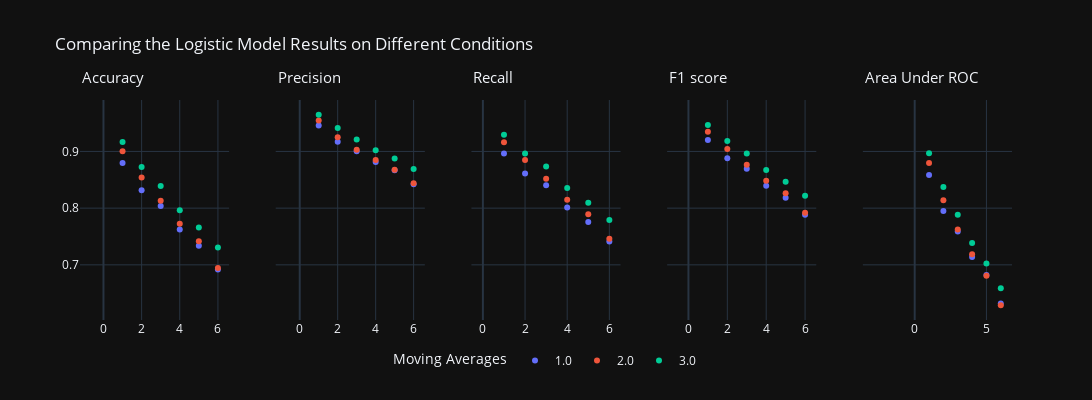
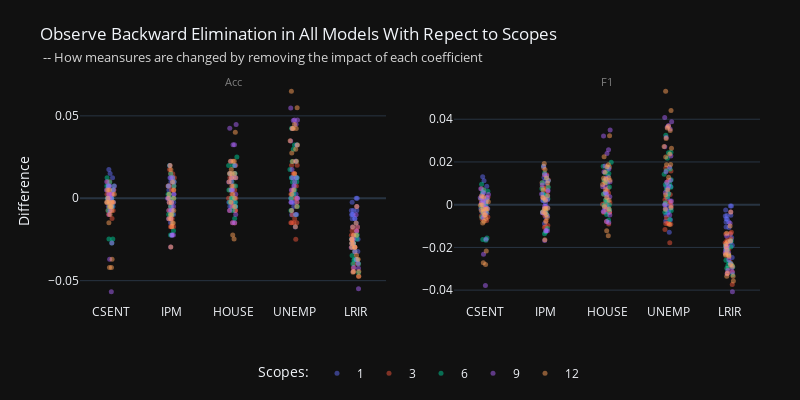
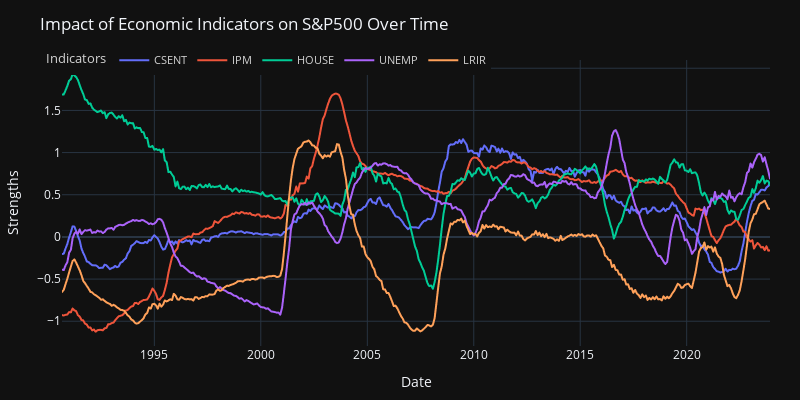

The notebook cell saved with these charts, in order:
### Markdown cell above
#### Logistic Regression

### Code cell
# comparing model performance & backward elimination test
fig2_1, fig2_2, fig2_3 = PA.model_learning(model='LogR', scopes=[1,3,6,9,12])

horizon_plots(fig2_1, 'Logistic Model', shared_yaxes=True).show()
fig2_2.show()
fig2_3.show()

### Figure 1 — Plotly figure (JSON) as saved in the notebook; plotly's stock layout.template omitted (floating-point values rounded to 4 significant figures)
{"data": [{"hovertemplate": "MA=1.0<br>FP=%{x}<br>ACC=%{y}<extra></extra>", "legendgroup": "1.0", "marker": {"color": "#636efa", "symbol": "circle"}, "mode": "markers", "name": "1.0", "orientation": "v", "showlegend": true, "type": "scatter", "x": [1, 2, 3, 4, 5, 6], "xaxis": "x", "y": [0.8795, 0.8317, 0.804, 0.7622, 0.7337, 0.692], "yaxis": "y"}, {"hovertemplate": "MA=2.0<br>FP=%{x}<br>ACC=%{y}<extra></extra>", "legendgroup": "2.0", "marker": {"color": "#EF553B", "symbol": "circle"}, "mode": "markers", "name": "2.0", "orientation": "v", "showlegend": true, "type": "scatter", "x": [1, 2, 3, 4, 5, 6], "xaxis": "x", "y": [0.9002, 0.854, 0.8129, 0.7726, 0.7416, 0.6945], "yaxis": "y"}, {"hovertemplate": "MA=3.0<br>FP=%{x}<br>ACC=%{y}<extra></extra>", "legendgroup": "3.0", "marker": {"color": "#00cc96", "symbol": "circle"}, "mode": "markers", "name": "3.0", "orientation": "v", "showlegend": true, "type": "scatter", "x": [1, 2, 3, 4, 5, 6], "xaxis": "x", "y": [0.9165, 0.8728, 0.8392, 0.7965, 0.7661, 0.7305], "yaxis": "y"}, {"hovertemplate": "MA=1.0<br>FP=%{x}<br>PRE=%{y}<extra></extra>", "legendgroup": "1.0", "marker": {"color": "#636efa", "symbol": "circle"}, "mode": "markers", "name": "1.0", "orientation": "v", "showlegend": false, "type": "scatter", "x": [1, 2, 3, 4, 5, 6], "xaxis": "x2", "y": [0.9457, 0.9172, 0.9005, 0.8813, 0.8667, 0.8422], "yaxis": "y2"}, {"hovertemplate": "MA=2.0<br>FP=%{x}<br>PRE=%{y}<extra></extra>", "legendgroup": "2.0", "marker": {"color": "#EF553B", "symbol": "circle"}, "mode": "markers", "name": "2.0", "orientation": "v", "showlegend": false, "type": "scatter", "x": [1, 2, 3, 4, 5, 6], "xaxis": "x2", "y": [0.9546, 0.9251, 0.9029, 0.8849, 0.8676, 0.8438], "yaxis": "y2"}, {"hovertemplate": "MA=3.0<br>FP=%{x}<br>PRE=%{y}<extra></extra>", "legendgroup": "3.0", "marker": {"color": "#00cc96", "symbol": "circle"}, "mode": "markers", "name": "3.0", "orientation": "v", "showlegend": false, "type": "scatter", "x": [1, 2, 3, 4, 5, 6], "xaxis": "x2", "y": [0.9647, 0.9413, 0.9212, 0.9022, 0.8874, 0.869], "yaxis": "y2"}, {"hovertemplate": "MA=1.0<br>FP=%{x}<br>REC=%{y}<extra></extra>", "legendgroup": "1.0", "marker": {"color": "#636efa", "symbol": "circle"}, "mode": "markers", "name": "1.0", "orientation": "v", "showlegend": false, "type": "scatter", "x": [1, 2, 3, 4, 5, 6], "xaxis": "x3", "y": [0.8965, 0.8611, 0.8403, 0.8013, 0.7756, 0.7413], "yaxis": "y3"}, {"hovertemplate": "MA=2.0<br>FP=%{x}<br>REC=%{y}<extra></extra>", "legendgroup": "2.0", "marker": {"color": "#EF553B", "symbol": "circle"}, "mode": "markers", "name": "2.0", "orientation": "v", "showlegend": false, "type": "scatter", "x": [1, 2, 3, 4, 5, 6], "xaxis": "x3", "y": [0.9161, 0.8848, 0.8521, 0.8146, 0.7891, 0.7462], "yaxis": "y3"}, {"hovertemplate": "MA=3.0<br>FP=%{x}<br>REC=%{y}<extra></extra>", "legendgroup": "3.0", "marker": {"color": "#00cc96", "symbol": "circle"}, "mode": "markers", "name": "3.0", "orientation": "v", "showlegend": false, "type": "scatter", "x": [1, 2, 3, 4, 5, 6], "xaxis": "x3", "y": [0.9296, 0.8966, 0.8733, 0.8355, 0.8094, 0.7793], "yaxis": "y3"}, {"hovertemplate": "MA=1.0<br>FP=%{x}<br>F1=%{y}<extra></extra>", "legendgroup": "1.0", "marker": {"color": "#636efa", "symbol": "circle"}, "mode": "markers", "name": "1.0", "orientation": "v", "showlegend": false, "type": "scatter", "x": [1, 2, 3, 4, 5, 6], "xaxis": "x4", "y": [0.9203, 0.8882, 0.8693, 0.8393, 0.8185, 0.7884], "yaxis": "y4"}, {"hovertemplate": "MA=2.0<br>FP=%{x}<br>F1=%{y}<extra></extra>", "legendgroup": "2.0", "marker": {"color": "#EF553B", "symbol": "circle"}, "mode": "markers", "name": "2.0", "orientation": "v", "showlegend": false, "type": "scatter", "x": [1, 2, 3, 4, 5, 6], "xaxis": "x4", "y": [0.9349, 0.9045, 0.8767, 0.8482, 0.8265, 0.7919], "yaxis": "y4"}, {"hovertemplate": "MA=3.0<br>FP=%{x}<br>F1=%{y}<extra></extra>", "legendgroup": "3.0", "marker": {"color": "#00cc96", "symbol": "circle"}, "mode": "markers", "name": "3.0", "orientation": "v", "showlegend": false, "type": "scatter", "x": [1, 2, 3, 4, 5, 6], "xaxis": "x4", "y": [0.9468, 0.9184, 0.8966, 0.8675, 0.8465, 0.8217], "yaxis": "y4"}, {"hovertemplate": "MA=1.0<br>FP=%{x}<br>AUC=%{y}<extra></extra>", "legendgroup": "1.0", "marker": {"color": "#636efa", "symbol": "circle"}, "mode": "markers", "name": "1.0", "orientation": "v", "showlegend": false, "type": "scatter", "x": [1, 2, 3, 4, 5, 6], "xaxis": "x5", "y": [0.8583, 0.795, 0.759, 0.714, 0.6822, 0.6318], "yaxis": "y5"}, {"hovertemplate": "MA=2.0<br>FP=%{x}<br>AUC=%{y}<extra></extra>", "legendgroup": "2.0", "marker": {"color": "#EF553B", "symbol": "circle"}, "mode": "markers", "name": "2.0", "orientation": "v", "showlegend": false, "type": "scatter", "x": [1, 2, 3, 4, 5, 6], "xaxis": "x5", "y": [0.8796, 0.814, 0.7624, 0.7187, 0.6809, 0.6288], "yaxis": "y5"}, {"hovertemplate": "MA=3.0<br>FP=%{x}<br>AUC=%{y}<extra></extra>", "legendgroup": "3.0", "marker": {"color": "#00cc96", "symbol": "circle"}, "mode": "markers", "name": "3.0", "orientation": "v", "showlegend": false, "type": "scatter", "x": [1, 2, 3, 4, 5, 6], "xaxis": "x5", "y": [0.8969, 0.8372, 0.7885, 0.7387, 0.7022, 0.6588], "yaxis": "y5"}], "layout": {"annotations": [{"font": {"size": 15}, "showarrow": false, "text": "Accuracy", "x": 0.5, "xanchor": "center", "xref": "x", "y": 1.05, "yanchor": "bottom", "yref": "paper"}, {"font": {"size": 15}, "showarrow": false, "text": "Precision", "x": 0.5, "xanchor": "center", "xref": "x2", "y": 1.05, "yanchor": "bottom", "yref": "paper"}, {"font": {"size": 15}, "showarrow": false, "text": "Recall", "x": 0.5, "xanchor": "center", "xref": "x3", "y": 1.05, "yanchor": "bottom", "yref": "paper"}, {"font": {"size": 15}, "showarrow": false, "text": "F1 score", "x": 0.5, "xanchor": "center", "xref": "x4", "y": 1.05, "yanchor": "bottom", "yref": "paper"}, {"font": {"size": 15}, "showarrow": false, "text": "Area Under ROC", "x": 0.5, "xanchor": "center", "xref": "x5", "y": 1.05, "yanchor": "bottom", "yref": "paper"}], "height": 400, "legend": {"orientation": "h", "title": {"text": "Moving Averages"}, "x": 0.5, "xanchor": "center", "y": -0.25, "yanchor": "bottom"}, "title": {"text": "Comparing the Logistic Model Results on Different Conditions"}, "width": 1550, "xaxis": {"anchor": "y", "domain": [0, 0.16]}, "xaxis2": {"anchor": "y2", "domain": [0.21, 0.37]}, "xaxis3": {"anchor": "y3", "domain": [0.42, 0.58]}, "xaxis4": {"anchor": "y4", "domain": [0.63, 0.79]}, "xaxis5": {"anchor": "y5", "domain": [0.84, 1]}, "yaxis": {"anchor": "x", "domain": [0, 1]}, "yaxis2": {"anchor": "x2", "domain": [0, 1], "matches": "y", "showticklabels": false}, "yaxis3": {"anchor": "x3", "domain": [0, 1], "matches": "y", "showticklabels": false}, "yaxis4": {"anchor": "x4", "domain": [0, 1], "matches": "y", "showticklabels": false}, "yaxis5": {"anchor": "x5", "domain": [0, 1], "matches": "y", "showticklabels": false}}}

### Figure 2 — Plotly figure (JSON) as saved in the notebook; plotly's stock layout.template omitted (floating-point values rounded to 4 significant figures)
{"data": [{"alignmentgroup": "True", "boxpoints": "all", "fillcolor": "rgba(255,255,255,0)", "hoveron": "points", "hovertemplate": "sc=1<br>theta=%{x}<br>diff=%{y}<extra></extra>", "legendgroup": "1", "line": {"color": "rgba(255,255,255,0)"}, "marker": {"color": "#636efa", "opacity": 0.5, "size": 5}, "name": "1", "offsetgroup": "1", "orientation": "v", "pointpos": 0, "showlegend": true, "type": "box", "x": ["CSENT", "IPM", "HOUSE", "UNEMP", "LRIR", "CSENT", "IPM", "HOUSE", "UNEMP", "LRIR", "CSENT", "IPM", "HOUSE", "UNEMP", "LRIR", "CSENT", "IPM", "HOUSE", "UNEMP", "LRIR", "CSENT", "IPM", "HOUSE", "UNEMP", "LRIR", "CSENT", "IPM", "HOUSE", "UNEMP", "LRIR", "CSENT", "IPM", "HOUSE", "UNEMP", "LRIR", "CSENT", "IPM", "HOUSE", "UNEMP", "LRIR", "CSENT", "IPM", "HOUSE", "UNEMP", "LRIR", "CSENT", "IPM", "HOUSE", "UNEMP", "LRIR", "CSENT", "IPM", "HOUSE", "UNEMP", "LRIR", "CSENT", "IPM", "HOUSE", "UNEMP", "LRIR", "CSENT", "IPM", "HOUSE", "UNEMP", "LRIR", "CSENT", "IPM", "HOUSE", "UNEMP", "LRIR", "CSENT", "IPM", "HOUSE", "UNEMP", "LRIR", "CSENT", "IPM", "HOUSE", "UNEMP", "LRIR", "CSENT", "IPM", "HOUSE", "UNEMP", "LRIR", "CSENT", "IPM", "HOUSE", "UNEMP", "LRIR"], "x0": " ", "xaxis": "x", "y": [0.004938, -0.007407, -0.004938, -0.002469, -0.007407, 0, -0.007426, -0.00495, -0.009901, -0.007426, -0.004963, -0.004963, -0.002481, 0.004963, 0, 0.007463, 0, 0.007463, -0.002488, -0.03234, 0, 0, -0.004988, 0.01247, -0.01247, 0.015, 0.0125, 0.0125, 0.0025, -0.0175, 0.002469, -0.004938, -0.004938, 0, -0.009877, -0.002475, -0.009901, -0.00495, -0.002475, -0.009901, -0.002481, -0.009926, -0.004963, 0.007444, 0, 0.01244, 0.007463, 0, -0.01741, -0.02488, -0.002494, 0.002494, -0.007481, -0.002494, -0.01247, 0.0175, 0.01, 0.015, 0.0125, -0.015, -0.002469, -0.002469, -0.002469, -0.007407, -0.01235, 0.002475, -0.01485, -0.002475, 0, -0.007426, 0, -0.007444, 0, 0.002481, -0.002481, 0.002488, 0.004975, 0.004975, -0.004975, -0.00995, -0.004988, -0.002494, -0.002494, -0.009975, -0.02244, 0.0075, 0.01, 0.0125, 0, -0.0275], "y0": " ", "yaxis": "y"}, {"alignmentgroup": "True", "boxpoints": "all", "fillcolor": "rgba(255,255,255,0)", "hoveron": "points", "hovertemplate": "sc=1<br>theta=%{x}<br>diff=%{y}<extra></extra>", "legendgroup": "1", "line": {"color": "rgba(255,255,255,0)"}, "marker": {"color": "#636efa", "opacity": 0.5, "size": 5}, "name": "1", "offsetgroup": "1", "orientation": "v", "pointpos": 0, "showlegend": false, "type": "box", "x": ["CSENT", "IPM", "HOUSE", "UNEMP", "LRIR", "CSENT", "IPM", "HOUSE", "UNEMP", "LRIR", "CSENT", "IPM", "HOUSE", "UNEMP", "LRIR", "CSENT", "IPM", "HOUSE", "UNEMP", "LRIR", "CSENT", "IPM", "HOUSE", "UNEMP", "LRIR", "CSENT", "IPM", "HOUSE", "UNEMP", "LRIR", "CSENT", "IPM", "HOUSE", "UNEMP", "LRIR", "CSENT", "IPM", "HOUSE", "UNEMP", "LRIR", "CSENT", "IPM", "HOUSE", "UNEMP", "LRIR", "CSENT", "IPM", "HOUSE", "UNEMP", "LRIR", "CSENT", "IPM", "HOUSE", "UNEMP", "LRIR", "CSENT", "IPM", "HOUSE", "UNEMP", "LRIR", "CSENT", "IPM", "HOUSE", "UNEMP", "LRIR", "CSENT", "IPM", "HOUSE", "UNEMP", "LRIR", "CSENT", "IPM", "HOUSE", "UNEMP", "LRIR", "CSENT", "IPM", "HOUSE", "UNEMP", "LRIR", "CSENT", "IPM", "HOUSE", "UNEMP", "LRIR", "CSENT", "IPM", "HOUSE", "UNEMP", "LRIR"], "x0": " ", "xaxis": "x2", "y": [0.003358, -0.004708, -0.00338, -0.001687, -0.005078, 0, -0.004122, -0.003231, -0.007061, -0.005287, -0.003597, -0.001895, -0.001457, 0.002928, -0.0006706, 0.005558, 0.002109, 0.006772, -0.003185, -0.02473, -0.0004794, 0.001886, -0.001404, 0.008558, -0.01064, 0.01124, 0.0127, 0.01044, 0.0001424, -0.01544, 0.001645, -0.003044, -0.003306, 0, -0.006633, -0.001708, -0.005715, -0.002981, -0.001708, -0.006864, -0.001767, -0.005205, -0.002619, 0.005267, -0.0005989, 0.008681, 0.006849, 0.001859, -0.01289, -0.01895, -0.001883, 0.004073, -0.003333, -0.002345, -0.01046, 0.01309, 0.01112, 0.01332, 0.008655, -0.01386, -0.001608, -0.001387, -0.001608, -0.00484, -0.008092, 0.001653, -0.008764, -0.001472, 0.0001807, -0.00499, 0, -0.003543, 0.0002538, 0.001704, -0.002498, 0.001433, 0.004995, 0.004398, -0.003841, -0.00808, -0.004004, 0.0008331, -0.0002821, -0.007651, -0.01732, 0.004665, 0.01005, 0.011, -0.0004752, -0.0226], "y0": " ", "yaxis": "y2"}, {"alignmentgroup": "True", "boxpoints": "all", "fillcolor": "rgba(255,255,255,0)", "hoveron": "points", "hovertemplate": "sc=3<br>theta=%{x}<br>diff=%{y}<extra></extra>", "legendgroup": "3", "line": {"color": "rgba(255,255,255,0)"}, "marker": {"color": "#EF553B", "opacity": 0.5, "size": 5}, "name": "3", "offsetgroup": "3", "orientation": "v", "pointpos": 0, "showlegend": true, "type": "box", "x": ["CSENT", "IPM", "HOUSE", "UNEMP", "LRIR", "CSENT", "IPM", "HOUSE", "UNEMP", "LRIR", "CSENT", "IPM", "HOUSE", "UNEMP", "LRIR", "CSENT", "IPM", "HOUSE", "UNEMP", "LRIR", "CSENT", "IPM", "HOUSE", "UNEMP", "LRIR", "CSENT", "IPM", "HOUSE", "UNEMP", "LRIR", "CSENT", "IPM", "HOUSE", "UNEMP", "LRIR", "CSENT", "IPM", "HOUSE", "UNEMP", "LRIR", "CSENT", "IPM", "HOUSE", "UNEMP", "LRIR", "CSENT", "IPM", "HOUSE", "UNEMP", "LRIR", "CSENT", "IPM", "HOUSE", "UNEMP", "LRIR", "CSENT", "IPM", "HOUSE", "UNEMP", "LRIR", "CSENT", "IPM", "HOUSE", "UNEMP", "LRIR", "CSENT", "IPM", "HOUSE", "UNEMP", "LRIR", "CSENT", "IPM", "HOUSE", "UNEMP", "LRIR", "CSENT", "IPM", "HOUSE", "UNEMP", "LRIR", "CSENT", "IPM", "HOUSE", "UNEMP", "LRIR", "CSENT", "IPM", "HOUSE", "UNEMP", "LRIR"], "x0": " ", "xaxis": "x", "y": [0.002469, -0.01235, 0.002469, 0.004938, -0.01975, 0.002475, -0.01733, 0.007426, -0.01485, -0.02723, -0.002481, 0.01241, -0.01489, -0.02481, -0.0397, 0.00995, 0.01493, -0.004975, -0.01493, -0.0199, 0, 0.007481, -0.007481, -0.01247, -0.04738, 0.005, 0.0175, 0.005, 0.0075, -0.0225, -0.007407, -0.004938, 0, 0.002469, -0.01975, -0.007426, -0.01733, -0.002475, -0.01485, -0.03713, 0.002481, 0.004963, -0.007444, -0.01489, -0.03226, 0, 0.004975, -0.007463, 0, -0.04229, -0.007481, -0.01247, -0.01496, -0.009975, -0.0399, 0.01, 0.0075, 0.005, 0.02, -0.0175, -0.01235, -0.007407, 0, 0, -0.02963, -0.009901, -0.01733, 0, 0, -0.02228, -0.002481, -0.007444, 0.007444, -0.002481, -0.02978, -0.002488, 0.007463, 0.004975, 0.01493, -0.03731, 0.004988, 0.007481, 0.01247, 0.01496, -0.02743, 0.0025, 0.015, 0.02, 0.02, -0.025], "y0": " ", "yaxis": "y"}, {"alignmentgroup": "True", "boxpoints": "all", "fillcolor": "rgba(255,255,255,0)", "hoveron": "points", "hovertemplate": "sc=3<br>theta=%{x}<br>diff=%{y}<extra></extra>", "legendgroup": "3", "line": {"color": "rgba(255,255,255,0)"}, "marker": {"color": "#EF553B", "opacity": 0.5, "size": 5}, "name": "3", "offsetgroup": "3", "orientation": "v", "pointpos": 0, "showlegend": false, "type": "box", "x": ["CSENT", "IPM", "HOUSE", "UNEMP", "LRIR", "CSENT", "IPM", "HOUSE", "UNEMP", "LRIR", "CSENT", "IPM", "HOUSE", "UNEMP", "LRIR", "CSENT", "IPM", "HOUSE", "UNEMP", "LRIR", "CSENT", "IPM", "HOUSE", "UNEMP", "LRIR", "CSENT", "IPM", "HOUSE", "UNEMP", "LRIR", "CSENT", "IPM", "HOUSE", "UNEMP", "LRIR", "CSENT", "IPM", "HOUSE", "UNEMP", "LRIR", "CSENT", "IPM", "HOUSE", "UNEMP", "LRIR", "CSENT", "IPM", "HOUSE", "UNEMP", "LRIR", "CSENT", "IPM", "HOUSE", "UNEMP", "LRIR", "CSENT", "IPM", "HOUSE", "UNEMP", "LRIR", "CSENT", "IPM", "HOUSE", "UNEMP", "LRIR", "CSENT", "IPM", "HOUSE", "UNEMP", "LRIR", "CSENT", "IPM", "HOUSE", "UNEMP", "LRIR", "CSENT", "IPM", "HOUSE", "UNEMP", "LRIR", "CSENT", "IPM", "HOUSE", "UNEMP", "LRIR", "CSENT", "IPM", "HOUSE", "UNEMP", "LRIR"], "x0": " ", "xaxis": "x2", "y": [0.002538, -0.007488, 0.002284, 0.003537, -0.01344, 0.001822, -0.01062, 0.006412, -0.009168, -0.02045, -0.003019, 0.01151, -0.009079, -0.01782, -0.02976, 0.0067, 0.01402, -0.002358, -0.01163, -0.01666, 0.0005612, 0.008032, -0.003646, -0.008771, -0.03738, 0.003425, 0.01727, 0.00541, 0.004805, -0.01801, -0.004548, -0.002209, 0.0007909, 0.002298, -0.01372, -0.005291, -0.01032, -0.0004312, -0.008863, -0.02698, 0.001134, 0.006101, -0.003678, -0.008697, -0.02432, -0.000436, 0.007416, -0.003415, 0.001291, -0.03225, -0.00576, -0.005008, -0.007907, -0.006142, -0.0314, 0.007425, 0.01031, 0.007752, 0.01714, -0.01294, -0.00743, -0.00379, 0.0001587, 0.0006289, -0.01981, -0.00657, -0.009695, 0.0008703, 0.001084, -0.016, -0.002303, -0.002622, 0.005936, -0.0006099, -0.02222, -0.002884, 0.007637, 0.004916, 0.01126, -0.02797, 0.003268, 0.008479, 0.01085, 0.01063, -0.02081, 0.001384, 0.01395, 0.01765, 0.01573, -0.01777], "y0": " ", "yaxis": "y2"}, {"alignmentgroup": "True", "boxpoints": "all", "fillcolor": "rgba(255,255,255,0)", "hoveron": "points", "hovertemplate": "sc=6<br>theta=%{x}<br>diff=%{y}<extra></extra>", "legendgroup": "6", "line": {"color": "rgba(255,255,255,0)"}, "marker": {"color": "#00cc96", "opacity": 0.5, "size": 5}, "name": "6", "offsetgroup": "6", "orientation": "v", "pointpos": 0, "showlegend": true, "type": "box", "x": ["CSENT", "IPM", "HOUSE", "UNEMP", "LRIR", "CSENT", "IPM", "HOUSE", "UNEMP", "LRIR", "CSENT", "IPM", "HOUSE", "UNEMP", "LRIR", "CSENT", "IPM", "HOUSE", "UNEMP", "LRIR", "CSENT", "IPM", "HOUSE", "UNEMP", "LRIR", "CSENT", "IPM", "HOUSE", "UNEMP", "LRIR", "CSENT", "IPM", "HOUSE", "UNEMP", "LRIR", "CSENT", "IPM", "HOUSE", "UNEMP", "LRIR", "CSENT", "IPM", "HOUSE", "UNEMP", "LRIR", "CSENT", "IPM", "HOUSE", "UNEMP", "LRIR", "CSENT", "IPM", "HOUSE", "UNEMP", "LRIR", "CSENT", "IPM", "HOUSE", "UNEMP", "LRIR", "CSENT", "IPM", "HOUSE", "UNEMP", "LRIR", "CSENT", "IPM", "HOUSE", "UNEMP", "LRIR", "CSENT", "IPM", "HOUSE", "UNEMP", "LRIR", "CSENT", "IPM", "HOUSE", "UNEMP", "LRIR", "CSENT", "IPM", "HOUSE", "UNEMP", "LRIR", "CSENT", "IPM", "HOUSE", "UNEMP", "LRIR"], "x0": " ", "xaxis": "x", "y": [-0.02469, -0.02222, -0.004938, -0.004938, -0.0321, 0.009901, -0.009901, 0.00495, 0.002475, -0.02475, -0.002481, 0.01985, 0.004963, 0.009926, -0.03474, 0.007463, 0, 0, 0.01244, -0.02736, 0.01247, -0.007481, 0.01995, 0.009975, -0.03741, 0.0075, 0.01, 0.015, -0.01, -0.045, -0.02469, -0.02222, -0.01235, -0.007407, -0.02963, -0.007426, -0.009901, -0.002475, 0.00495, -0.02475, 0.007444, 0.01241, 0.01489, 0.02978, -0.02233, 0.004975, -0.004975, 0.007463, 0.03234, -0.0398, -0.004988, 0, 0.01995, 0.01247, -0.02743, 0, 0.0075, 0.015, 0.0175, -0.0275, -0.02716, -0.01975, -0.007407, 0, -0.03704, -0.00495, -0.009901, 0, 0.01238, -0.02228, -0.004963, 0.002481, -0.002481, 0.02233, -0.03722, 0, 0.01493, 0.0199, 0.02239, -0.0398, 0, 0.002494, 0.009975, 0.03242, -0.03741, -0.005, 0.0075, 0.025, 0.0425, -0.0275], "y0": " ", "yaxis": "y"}, {"alignmentgroup": "True", "boxpoints": "all", "fillcolor": "rgba(255,255,255,0)", "hoveron": "points", "hovertemplate": "sc=6<br>theta=%{x}<br>diff=%{y}<extra></extra>", "legendgroup": "6", "line": {"color": "rgba(255,255,255,0)"}, "marker": {"color": "#00cc96", "opacity": 0.5, "size": 5}, "name": "6", "offsetgroup": "6", "orientation": "v", "pointpos": 0, "showlegend": false, "type": "box", "x": ["CSENT", "IPM", "HOUSE", "UNEMP", "LRIR", "CSENT", "IPM", "HOUSE", "UNEMP", "LRIR", "CSENT", "IPM", "HOUSE", "UNEMP", "LRIR", "CSENT", "IPM", "HOUSE", "UNEMP", "LRIR", "CSENT", "IPM", "HOUSE", "UNEMP", "LRIR", "CSENT", "IPM", "HOUSE", "UNEMP", "LRIR", "CSENT", "IPM", "HOUSE", "UNEMP", "LRIR", "CSENT", "IPM", "HOUSE", "UNEMP", "LRIR", "CSENT", "IPM", "HOUSE", "UNEMP", "LRIR", "CSENT", "IPM", "HOUSE", "UNEMP", "LRIR", "CSENT", "IPM", "HOUSE", "UNEMP", "LRIR", "CSENT", "IPM", "HOUSE", "UNEMP", "LRIR", "CSENT", "IPM", "HOUSE", "UNEMP", "LRIR", "CSENT", "IPM", "HOUSE", "UNEMP", "LRIR", "CSENT", "IPM", "HOUSE", "UNEMP", "LRIR", "CSENT", "IPM", "HOUSE", "UNEMP", "LRIR", "CSENT", "IPM", "HOUSE", "UNEMP", "LRIR", "CSENT", "IPM", "HOUSE", "UNEMP", "LRIR"], "x0": " ", "xaxis": "x2", "y": [-0.01634, -0.01358, -0.002411, -0.002695, -0.02355, 0.006983, -0.003461, 0.005504, 0.003699, -0.0197, -0.003272, 0.01798, 0.005055, 0.007081, -0.02706, 0.005902, 0.002749, 0.002207, 0.009804, -0.02088, 0.009569, -0.002041, 0.01749, 0.008186, -0.02851, 0.006285, 0.01122, 0.01461, -0.006908, -0.03283, -0.01554, -0.01279, -0.007198, -0.003566, -0.02158, -0.005712, -0.004107, -0.0001548, 0.005086, -0.01928, 0.00305, 0.01258, 0.01136, 0.02175, -0.01737, 0.002304, 0.002326, 0.008216, 0.02453, -0.02977, -0.003373, 0.004239, 0.01797, 0.01163, -0.02097, 0.0007149, 0.01022, 0.01487, 0.01425, -0.02068, -0.01668, -0.01114, -0.004607, 0.0007957, -0.02603, -0.003447, -0.003564, 0.001568, 0.009459, -0.01698, -0.002869, 0.005051, -0.0001711, 0.01584, -0.0274, -0.0008835, 0.01483, 0.0161, 0.01675, -0.02922, 0.0005248, 0.007421, 0.01052, 0.02432, -0.02812, -0.00394, 0.008184, 0.01985, 0.03247, -0.02062], "y0": " ", "yaxis": "y2"}, {"alignmentgroup": "True", "boxpoints": "all", "fillcolor": "rgba(255,255,255,0)", "hoveron": "points", "hovertemplate": "sc=9<br>theta=%{x}<br>diff=%{y}<extra></extra>", "legendgroup": "9", "line": {"color": "rgba(255,255,255,0)"}, "marker": {"color": "#ab63fa", "opacity": 0.5, "size": 5}, "name": "9", "offsetgroup": "9", "orientation": "v", "pointpos": 0, "showlegend": true, "type": "box", "x": ["CSENT", "IPM", "HOUSE", "UNEMP", "LRIR", "CSENT", "IPM", "HOUSE", "UNEMP", "LRIR", "CSENT", "IPM", "HOUSE", "UNEMP", "LRIR", "CSENT", "IPM", "HOUSE", "UNEMP", "LRIR", "CSENT", "IPM", "HOUSE", "UNEMP", "LRIR", "CSENT", "IPM", "HOUSE", "UNEMP", "LRIR", "CSENT", "IPM", "HOUSE", "UNEMP", "LRIR", "CSENT", "IPM", "HOUSE", "UNEMP", "LRIR", "CSENT", "IPM", "HOUSE", "UNEMP", "LRIR", "CSENT", "IPM", "HOUSE", "UNEMP", "LRIR", "CSENT", "IPM", "HOUSE", "UNEMP", "LRIR", "CSENT", "IPM", "HOUSE", "UNEMP", "LRIR", "CSENT", "IPM", "HOUSE", "UNEMP", "LRIR", "CSENT", "IPM", "HOUSE", "UNEMP", "LRIR", "CSENT", "IPM", "HOUSE", "UNEMP", "LRIR", "CSENT", "IPM", "HOUSE", "UNEMP", "LRIR", "CSENT", "IPM", "HOUSE", "UNEMP", "LRIR", "CSENT", "IPM", "HOUSE", "UNEMP", "LRIR"], "x0": " ", "xaxis": "x", "y": [-0.05679, -0.02222, -0.009877, -0.009877, -0.03951, 0.007426, -0.002475, 0.009901, 0.01238, -0.02723, -0.004963, 0.01241, 0.01241, 0.007444, -0.03722, 0.002488, 0.007463, 0.00995, 0.02239, -0.01741, 0.004988, -0.02244, 0.01995, 0.01746, -0.05486, 0.0075, -0.0075, 0.015, 0.005, -0.0425, -0.03704, -0.02963, -0.01481, 0, -0.04198, -0.007426, -0.01238, -0.007426, 0.009901, -0.0297, 0, 0.01241, 0.004963, 0.03474, -0.0273, 0, 0.002488, 0.01244, 0.04726, -0.02488, 0.009975, -0.002494, 0.03242, 0.04489, -0.02993, 0, -0.0075, 0.0425, 0.0475, -0.005, -0.02716, -0.02222, -0.01481, -0.002469, -0.04444, -0.009901, -0.01238, 0.002475, 0.01238, -0.02475, 0.002481, 0.009926, 0.004963, 0.03226, -0.01985, 0.007463, 0.0199, 0.04478, 0.05473, -0.00995, 0.004988, 0, 0.02244, 0.04239, -0.03242, -0.0025, -0.005, 0.0325, 0.0475, -0.025], "y0": " ", "yaxis": "y"}, {"alignmentgroup": "True", "boxpoints": "all", "fillcolor": "rgba(255,255,255,0)", "hoveron": "points", "hovertemplate": "sc=9<br>theta=%{x}<br>diff=%{y}<extra></extra>", "legendgroup": "9", "line": {"color": "rgba(255,255,255,0)"}, "marker": {"color": "#ab63fa", "opacity": 0.5, "size": 5}, "name": "9", "offsetgroup": "9", "orientation": "v", "pointpos": 0, "showlegend": false, "type": "box", "x": ["CSENT", "IPM", "HOUSE", "UNEMP", "LRIR", "CSENT", "IPM", "HOUSE", "UNEMP", "LRIR", "CSENT", "IPM", "HOUSE", "UNEMP", "LRIR", "CSENT", "IPM", "HOUSE", "UNEMP", "LRIR", "CSENT", "IPM", "HOUSE", "UNEMP", "LRIR", "CSENT", "IPM", "HOUSE", "UNEMP", "LRIR", "CSENT", "IPM", "HOUSE", "UNEMP", "LRIR", "CSENT", "IPM", "HOUSE", "UNEMP", "LRIR", "CSENT", "IPM", "HOUSE", "UNEMP", "LRIR", "CSENT", "IPM", "HOUSE", "UNEMP", "LRIR", "CSENT", "IPM", "HOUSE", "UNEMP", "LRIR", "CSENT", "IPM", "HOUSE", "UNEMP", "LRIR", "CSENT", "IPM", "HOUSE", "UNEMP", "LRIR", "CSENT", "IPM", "HOUSE", "UNEMP", "LRIR", "CSENT", "IPM", "HOUSE", "UNEMP", "LRIR", "CSENT", "IPM", "HOUSE", "UNEMP", "LRIR", "CSENT", "IPM", "HOUSE", "UNEMP", "LRIR", "CSENT", "IPM", "HOUSE", "UNEMP", "LRIR"], "x0": " ", "xaxis": "x2", "y": [-0.03784, -0.01238, -0.004813, -0.004813, -0.02952, 0.004762, 0.002561, 0.00852, 0.01143, -0.0213, -0.003824, 0.01415, 0.01076, 0.00749, -0.02756, 0.001391, 0.009239, 0.008418, 0.01754, -0.01466, 0.003413, -0.01213, 0.01674, 0.01537, -0.0408, 0.00557, -0.000893, 0.01545, 0.005735, -0.03163, -0.02318, -0.01674, -0.007819, 0.00169, -0.03085, -0.005075, -0.003851, -0.003216, 0.008838, -0.02258, -0.00141, 0.01349, 0.005525, 0.02716, -0.02049, 0, 0.006461, 0.01243, 0.03703, -0.01929, 0.007397, 0.003306, 0.02576, 0.03537, -0.02249, 0.0007885, 0.002287, 0.03492, 0.04078, -0.003436, -0.01622, -0.01218, -0.008337, -8.263e-05, -0.0323, -0.006074, -0.003826, 0.003728, 0.01048, -0.01882, 0.001789, 0.01127, 0.005039, 0.02282, -0.01719, 0.003118, 0.01801, 0.03213, 0.03886, -0.008669, 0.003289, 0.005013, 0.01814, 0.03148, -0.02566, -0.003278, -0.0007388, 0.02401, 0.03634, -0.02006], "y0": " ", "yaxis": "y2"}, {"alignmentgroup": "True", "boxpoints": "all", "fillcolor": "rgba(255,255,255,0)", "hoveron": "points", "hovertemplate": "sc=12<br>theta=%{x}<br>diff=%{y}<extra></extra>", "legendgroup": "12", "line": {"color": "rgba(255,255,255,0)"}, "marker": {"color": "#FFA15A", "opacity": 0.5, "size": 5}, "name": "12", "offsetgroup": "12", "orientation": "v", "pointpos": 0, "showlegend": true, "type": "box", "x": ["CSENT", "IPM", "HOUSE", "UNEMP", "LRIR", "CSENT", "IPM", "HOUSE", "UNEMP", "LRIR", "CSENT", "IPM", "HOUSE", "UNEMP", "LRIR", "CSENT", "IPM", "HOUSE", "UNEMP", "LRIR", "CSENT", "IPM", "HOUSE", "UNEMP", "LRIR", "CSENT", "IPM", "HOUSE", "UNEMP", "LRIR", "CSENT", "IPM", "HOUSE", "UNEMP", "LRIR", "CSENT", "IPM", "HOUSE", "UNEMP", "LRIR", "CSENT", "IPM", "HOUSE", "UNEMP", "LRIR", "CSENT", "IPM", "HOUSE", "UNEMP", "LRIR", "CSENT", "IPM", "HOUSE", "UNEMP", "LRIR", "CSENT", "IPM", "HOUSE", "UNEMP", "LRIR", "CSENT", "IPM", "HOUSE", "UNEMP", "LRIR", "CSENT", "IPM", "HOUSE", "UNEMP", "LRIR", "CSENT", "IPM", "HOUSE", "UNEMP", "LRIR", "CSENT", "IPM", "HOUSE", "UNEMP", "LRIR", "CSENT", "IPM", "HOUSE", "UNEMP", "LRIR", "CSENT", "IPM", "HOUSE", "UNEMP", "LRIR"], "x0": " ", "xaxis": "x", "y": [-0.04198, 0, 0.002469, -0.007407, -0.03704, -0.007426, -0.007426, -0.002475, 0.00495, -0.03465, 0.002481, 0.01985, 0.01489, 0.02233, -0.0273, 0.004975, 0.002488, 0.01244, 0.04229, -0.02239, -0.002494, -0.01496, 0.009975, 0.02244, -0.04738, -0.005, -0.0025, 0.0225, 0.0275, -0.025, -0.04198, -0.02963, -0.02469, -0.004938, -0.04444, -0.009901, -0.009901, -0.00495, 0.01485, -0.0297, -0.004963, 0.009926, 0.01241, 0.03226, -0.02481, -0.002488, -0.00995, 0.01741, 0.04478, -0.02736, -0.004988, -0.01247, 0.01496, 0.04239, -0.02244, -0.0025, -0.015, 0.04, 0.065, -0.005, -0.03704, -0.01728, -0.02222, -0.01728, -0.04444, -0.01485, -0.01238, 0.007426, 0.002475, -0.0297, 0.004963, 0.01737, 0, 0.02978, -0.02978, -0.002488, 0.004975, 0.02239, 0.03483, -0.01741, -0.002494, 0, 0.01496, 0.04239, -0.04489, 0, -0.0025, 0.0225, 0.055, -0.015], "y0": " ", "yaxis": "y"}, {"alignmentgroup": "True", "boxpoints": "all", "fillcolor": "rgba(255,255,255,0)", "hoveron": "points", "hovertemplate": "sc=12<br>theta=%{x}<br>diff=%{y}<extra></extra>", "legendgroup": "12", "line": {"color": "rgba(255,255,255,0)"}, "marker": {"color": "#FFA15A", "opacity": 0.5, "size": 5}, "name": "12", "offsetgroup": "12", "orientation": "v", "pointpos": 0, "showlegend": false, "type": "box", "x": ["CSENT", "IPM", "HOUSE", "UNEMP", "LRIR", "CSENT", "IPM", "HOUSE", "UNEMP", "LRIR", "CSENT", "IPM", "HOUSE", "UNEMP", "LRIR", "CSENT", "IPM", "HOUSE", "UNEMP", "LRIR", "CSENT", "IPM", "HOUSE", "UNEMP", "LRIR", "CSENT", "IPM", "HOUSE", "UNEMP", "LRIR", "CSENT", "IPM", "HOUSE", "UNEMP", "LRIR", "CSENT", "IPM", "HOUSE", "UNEMP", "LRIR", "CSENT", "IPM", "HOUSE", "UNEMP", "LRIR", "CSENT", "IPM", "HOUSE", "UNEMP", "LRIR", "CSENT", "IPM", "HOUSE", "UNEMP", "LRIR", "CSENT", "IPM", "HOUSE", "UNEMP", "LRIR", "CSENT", "IPM", "HOUSE", "UNEMP", "LRIR", "CSENT", "IPM", "HOUSE", "UNEMP", "LRIR", "CSENT", "IPM", "HOUSE", "UNEMP", "LRIR", "CSENT", "IPM", "HOUSE", "UNEMP", "LRIR", "CSENT", "IPM", "HOUSE", "UNEMP", "LRIR", "CSENT", "IPM", "HOUSE", "UNEMP", "LRIR"], "x0": " ", "xaxis": "x2", "y": [-0.02803, 0.003061, 0.003315, -0.002163, -0.02886, -0.006465, -0.001694, -0.0009969, 0.00688, -0.02806, 0.001399, 0.01923, 0.01188, 0.01884, -0.02334, 0.004006, 0.006896, 0.01232, 0.03472, -0.01837, -0.002045, -0.005986, 0.009405, 0.01871, -0.03351, -0.00346, 0.004178, 0.02245, 0.02371, -0.0173, -0.0272, -0.01647, -0.01455, -0.001339, -0.03345, -0.00771, -0.001754, -0.002054, 0.01282, -0.02407, -0.004809, 0.01245, 0.01027, 0.02641, -0.01975, -0.00258, -0.001818, 0.01524, 0.03669, -0.02135, -0.004716, -0.004649, 0.01256, 0.03587, -0.0169, -0.002115, -0.00379, 0.03221, 0.05314, -0.003425, -0.02171, -0.007915, -0.01216, -0.009302, -0.03202, -0.00852, -0.003362, 0.007125, 0.004621, -0.02369, 0.003616, 0.01652, 0.002054, 0.02237, -0.0232, -0.0003231, 0.01013, 0.01864, 0.02722, -0.01342, -0.001932, 0.003436, 0.01146, 0.03096, -0.03577, 0, 0.002024, 0.01778, 0.0441, -0.01], "y0": " ", "yaxis": "y2"}], "layout": {"annotations": [{"font": {"color": "grey", "size": 11}, "showarrow": false, "text": "Acc", "x": 0.225, "xanchor": "center", "xref": "paper", "y": 0.95, "yanchor": "bottom", "yref": "paper"}, {"font": {"color": "grey", "size": 11}, "showarrow": false, "text": "F1", "x": 0.775, "xanchor": "center", "xref": "paper", "y": 0.95, "yanchor": "bottom", "yref": "paper"}], "height": 400, "legend": {"orientation": "h", "title": {"text": "Scopes:"}, "x": 0.5, "xanchor": "center", "y": -0.25, "yanchor": "top"}, "margin": {"b": 60, "l": 80, "r": 40, "t": 80}, "title": {"text": "Observe Backward Elimination in All Models With Repect to Scopes<br><span style=\"font-size: 12.5px; color: lightgrey;\"> -- How meansures are changed by removing the impact of each coefficient</span>"}, "width": 800, "xaxis": {"anchor": "y", "domain": [0, 0.45]}, "xaxis2": {"anchor": "y2", "domain": [0.55, 1]}, "yaxis": {"anchor": "x", "domain": [0, 1], "title": {"text": "Difference"}}, "yaxis2": {"anchor": "x2", "domain": [0, 1]}}}

### Figure 3 — Plotly figure (JSON) as saved in the notebook; plotly's stock layout.template omitted (floating-point values rounded to 4 significant figures; data arrays with more than 128 entries replaced by an {"elided": "..."} marker saying what was removed)
{"data": [{"hovertemplate": "%{y}", "legendgroup": "CSENT", "line": {"color": "#636efa", "dash": "solid"}, "marker": {"symbol": "circle"}, "mode": "lines", "name": "CSENT", "showlegend": true, "type": "scattergl", "x": {"elided": "400 str values"}, "xaxis": "x", "y": {"elided": "400 float values"}, "yaxis": "y"}, {"hovertemplate": "%{y}", "legendgroup": "IPM", "line": {"color": "#EF553B", "dash": "solid"}, "marker": {"symbol": "circle"}, "mode": "lines", "name": "IPM", "showlegend": true, "type": "scattergl", "x": {"elided": "400 str values"}, "xaxis": "x", "y": {"elided": "400 float values"}, "yaxis": "y"}, {"hovertemplate": "%{y}", "legendgroup": "HOUSE", "line": {"color": "#00cc96", "dash": "solid"}, "marker": {"symbol": "circle"}, "mode": "lines", "name": "HOUSE", "showlegend": true, "type": "scattergl", "x": {"elided": "400 str values"}, "xaxis": "x", "y": {"elided": "400 float values"}, "yaxis": "y"}, {"hovertemplate": "%{y}", "legendgroup": "UNEMP", "line": {"color": "#ab63fa", "dash": "solid"}, "marker": {"symbol": "circle"}, "mode": "lines", "name": "UNEMP", "showlegend": true, "type": "scattergl", "x": {"elided": "400 str values"}, "xaxis": "x", "y": {"elided": "400 float values"}, "yaxis": "y"}, {"hovertemplate": "%{y}", "legendgroup": "LRIR", "line": {"color": "#FFA15A", "dash": "solid"}, "marker": {"symbol": "circle"}, "mode": "lines", "name": "LRIR", "showlegend": true, "type": "scattergl", "x": {"elided": "400 str values"}, "xaxis": "x", "y": {"elided": "400 float values"}, "yaxis": "y"}], "layout": {"height": 400, "hovermode": "x unified", "legend": {"font": {"color": "lightgray", "size": 11}, "orientation": "h", "title": {"text": "Indicators"}, "tracegroupgap": 0, "x": -0.025, "xanchor": "left", "y": 1.05, "yanchor": "top"}, "margin": {"b": 50, "l": 50, "r": 30, "t": 60}, "title": {"text": "Impact of Economic Indicators on S&P500 Over Time"}, "width": 800, "xaxis": {"anchor": "y", "domain": [0, 1], "title": {"text": "Date"}}, "yaxis": {"anchor": "x", "domain": [0, 1], "title": {"text": "Strengths"}}}}
